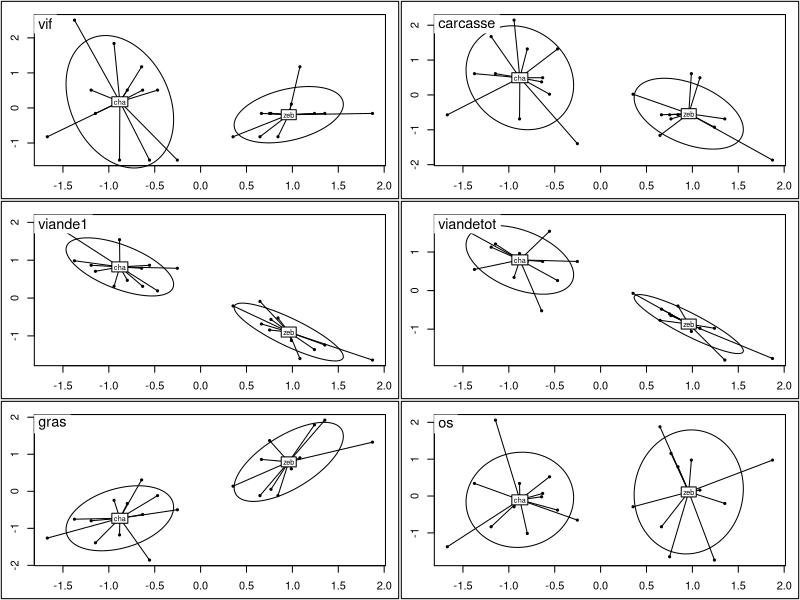
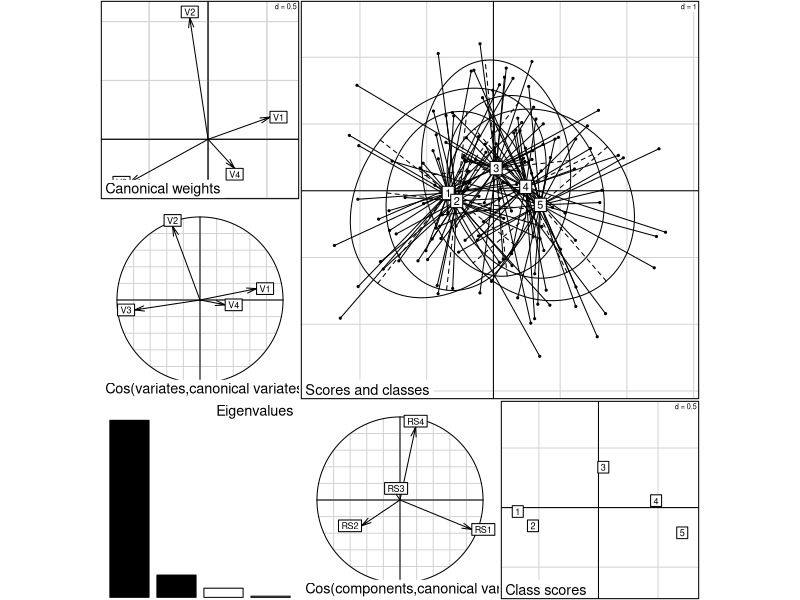

Recreate these plots in R, in order.
library(ade4)


### Name: discrimin
### Title: Linear Discriminant Analysis (descriptive statistic)
### Aliases: discrimin plot.discrimin print.discrimin
### Keywords: multivariate

### ** Examples

data(chazeb)
dis1 <- discrimin(dudi.pca(chazeb$tab, scan = FALSE), chazeb$cla, 
    scan = FALSE)
dis1
if(!adegraphicsLoaded())
  plot(dis1)

data(skulls)
plot(discrimin(dudi.pca(skulls, scan = FALSE), gl(5,30), 
    scan = FALSE))
